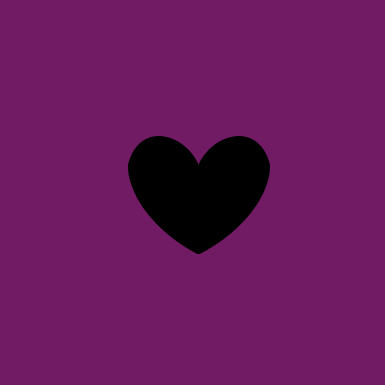
#> input picture Traitement Image/Obstacles/Coeur_Violet.png, 385 x 385 px
$ python Image_Test.py
#> lines starting #> are read from the running program, lines starting #| are printed output that depends on the picture; after the words box and inside, x2 and y2 are one past the last pixel; in counts of white or black regions, pixels touching at a corner belong together
#Importations des librairies
import numpy as np
import cv2
import matplotlib.pyplot as plt
from PIL.Image import *


#Lecture de l'image
Chemin="Obstacles/Coeur_Violet.png"

Image_Couleur=open(Chemin)
#> Image_Couleur is the input picture: PIL image 385x385 RGBA; mean R, G, B, A 105, 24.9, 93.1, 255
Image_Forme= cv2.imread(Chemin)


#Image en Gris
Image_Gris = cv2.cvtColor(Image_Forme, cv2.COLOR_BGR2GRAY)
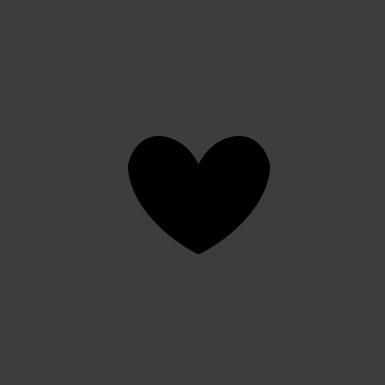
#> Image_Gris: shape (385, 385); min 0, max 61, mean 56.2

#Sueillage
ret,Image_Seuillee= cv2.threshold(Image_Gris, 0 , 255, cv2.THRESH_BINARY)
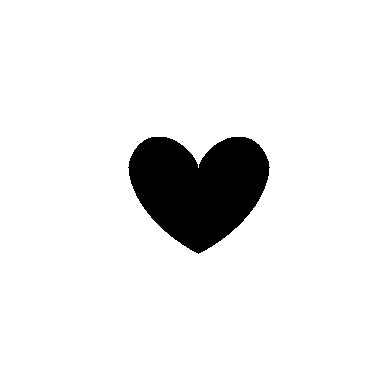
#> Image_Seuillee: shape (385, 385); 92.3% white; 1 black region, box (x1, y1, x2, y2) and area: (128, 137, 270, 254) 11401
#plt.imsave('Image_Test/Image_Seuille.png', Image_Seuillee , cmap=plt.cm.gray)

###################### Detection Couleur #############################

#Recupérer valeur d'un pixel (place 10,10)
c=Image.getpixel(Image_Couleur,(10,10))
#> c = (114, 27, 101, 255)
#print (c)

#fonction pour detecter couleur
def Detecter_Couleur(c):
    if c[0] >= 150 and c[1] <= 20 and c[2] <= 80:
        print ("La Couleur est Magenta")
    elif c[0] <= 150 and  c[1] >= 150 and c[2] >= 150 :
        print ("La Couleur est Cyan")
    elif c[0] >= 150 and  c[1] >= 150 and c[2] <= 150 :
        print ("La Couleur est Jaune")
    elif c[0] >= 80 and  c[1] <= 80 and c[2] >= 80 :
        print ("La Couleur est Violet")
    elif c[0] <= 150 and  c[1] >= 150 and c[2] <= 150 :
        print ("La Couleur est Verte")
    elif c[0] >= 200 and  c[1] >= 100 and c[2] <= 20 :
        print ("La Couleur est Orange")
    else:
        print ("None")


###################### Detection Forme ###############################

#Contours

#Filtre de Canny


Image_Canny=cv2.Canny(Image_Gris, 0 , 255)
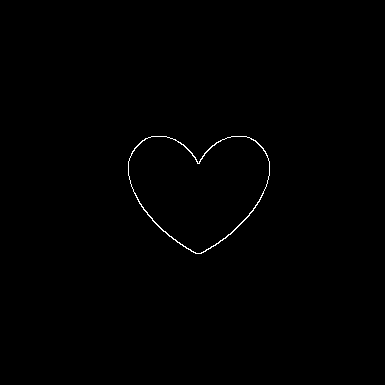
#> Image_Canny: shape (385, 385); 0.36% white in thin lines or dots, all inside (x1, y1, x2, y2) = (128, 136, 270, 254)
#plt.imsave('Image_Test/Image_Canny.png', Image_Canny , cmap=plt.cm.gray)

contours,resh=cv2.findContours(Image_Canny,cv2.RETR_TREE, cv2.CHAIN_APPROX_SIMPLE)
#> contours = 2 contours; box (x1, y1, x2, y2) and area: (128, 136, 270, 254) 11728, (128, 136, 270, 254) 11558; resh = [[-1, -1, 1, -1], [-1, -1, -1, 0]]
NombredeFormes=resh
#> NombredeFormes = [[-1, -1, 1, -1], [-1, -1, -1, 0]]
contours=contours[0]
#> contours = contour of 185 points, box (x1, y1, x2, y2) (128, 136, 270, 254), area 11728


approx = cv2.approxPolyDP(contours,0.01*cv2.arcLength(contours,True),True)
#> approx = contour of 13 points, box (x1, y1, x2, y2) (128, 138, 270, 254), area 11150
print(approx)
#| [[[145 138]]
#|  [[128 161]]
#|  [[133 191]]
#|  [[152 220]]
#|  [[191 251]]
#|  [[201 253]]
#|  [[225 238]]
#|  [[259 201]]
#|  [[269 161]]
#|  [[255 140]]
#|  [[222 139]]
#|  [[198 163]]
#> (further printed lines are left out)
print ('le nombre de contours est ',len(approx))
#| le nombre de contours est  13
if len(approx)==4 and NombredeFormes<2: #si une forme détectée et si 4 cotés
    print("La forme est Carrée")
if len(approx)==4 and NombredeFormes>=2: #si deux formes détéctées si 4 cotés
    print("La forme est un Carré Creux")
if len(approx)==3:
    print("La forme est Triangulaire") #si une forme détéctée et 3 cotés
if len(approx)==12:
    print("La forme est une Croix")#si 12 cotés et 1 forme détectée
if len(approx)>=14:
    print("La forme est Circulaire")#si beaucoup de cotés (+ de 14) et une forme
if len(approx)==13:
    print("La forme est un coeur")# si beaucoup de cotés mais moins que cercle
    # attention à pas confondre avec une croix ...


    ###################### Affichage #############################

Detecter_Couleur(c)

#Dimensions de l'image
[n,m]= Image_Couleur.size
#> n = 385; m = 385
print("Les dimensions de l'image sont",[n,m])
#| Les dimensions de l'image sont [385, 385]
